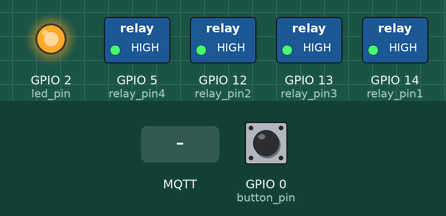
Bench run of a sketch on a simulated ESP8266 (NodeMCU). Shown: switched loads named in the sketch (green lamp = pin HIGH), output pins drawn as LEDs (lit = HIGH). The test bench sets the inputs (shaded band); at power-on: GPIO 0 (button_pin) HIGH. WiFi joins after 1.5 s; servers stay silent unless stated; no MQTT or app messages arrive unless stated; what the sketch prints to the serial monitor is not drawn.

Above: at 4.7 s.
4.8 s: GPIO 0 (button_pin) pulled LOW for 0.15 s
At 5.3 s:
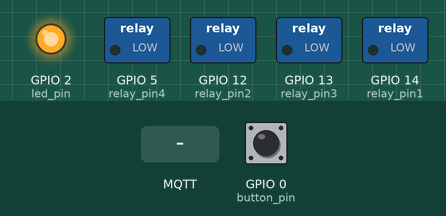
6.4 s: MQTT message "0" arrives on the first subscribed topic
At 7.1 s:
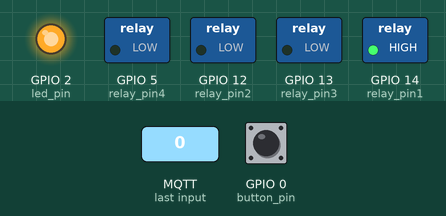
7.9 s: MQTT message "0" arrives on the second subscribed topic
At 8.2 s:
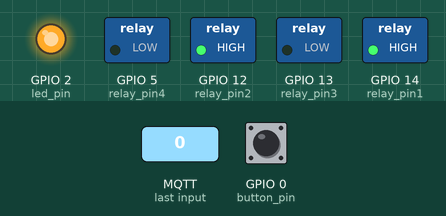
9.4 s: MQTT message "1" arrives on the first subscribed topic
At 10.6 s:
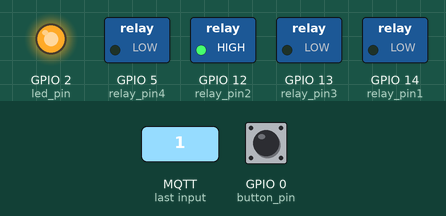
10.9 s: MQTT message "0" arrives on the third subscribed topic
At 11.7 s:
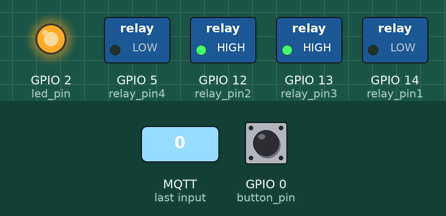
12.4 s: MQTT message "1" arrives on the second subscribed topic
At 12.8 s:
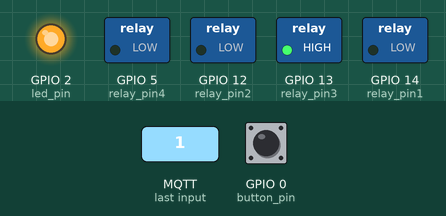
Timing chart, 0 to 14.9 s (numbered marks = the images above; inputs shaded):
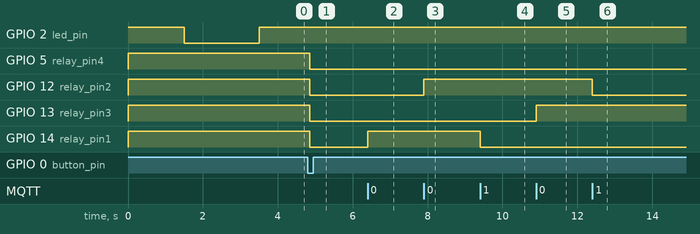

The sketch:

_4_fach_Switch_V6.ino
```cpp
/*Based on: http://www.esp8266.com/viewtopic.php?f=29&t=8746
  Controll two 12 Volt outputs and one 14 Volt input for 2 garden lights and power supply input
  Measures Battery voltage

  It connects to an MQTT server then:
  - on 0 switches off relays
  - on 1 switches on relays

  - sends 0 on off relays
  - sends 1 on on relays

Board: NodeMCU Lolin
Settings:NodeMCU 1.0 (ESP-12E Module
4M (3M SPIFFS)
80 MHz
v2 lower memory
Upload speed: 115200

Relay:
4 Relay Module

Wiring:
D3 (GPIO0): To output toggle button, pressing button will connect D3 to ground

D5 (GPIO(14):to input 1 of relay board, connected to 3V via 3.3k pull-up resistor
D6 (GPIO(12):to input 2 of relay board, connected to 3V via 3.3k pull-up resistor
D7 (GPIO(13):to input 3 of relay board, connected to 3V via 3.3k pull-up resistor
D1 (GPIO(5): to input 4 of relay board, connected to 3V via 3.3k pull-up resistor

VU: to VCC of relais board
G: to GND of relais board
470µF between GND and Vin
47µf between GND an 3V

Outputs on HIGH means LED's and relays off

*/

#include <ESP8266WiFi.h>
#include <PubSubClient.h>
#include <Bounce2.h>
#include <WiFiClient.h>
#include <WiFiManager.h>
#include <ESP8266HTTPUpdateServer.h>
#include <ESP8266mDNS.h>

//MQTT
const char* mqtt_server = "watchdog.fritz.box";
WiFiClient espClient;
PubSubClient client(espClient);
// WebUpdater
ESP8266WebServer httpServer(80);
ESP8266HTTPUpdateServer httpUpdater;

const char* outrelay4 = "switch/garden/fountain/state";
const char* inrelay4 = "switch/garden/fountain/set";
const char* outrelay3 = "switch/garden/floodlight/state";
const char* inrelay3 = "switch/garden/floodlight/set";
const char* outrelay2 = "switch/garden/center_wall/state";
const char* inrelay2 = "switch/garden/center_wall/set";
const char* outrelay1 = "switch/garden/garage_slope/state";
const char* inrelay1 = "switch/garden/garage_slope/set";

//Use of D1 =GPIO(5) for relais output1
int relay_pin4 = 5;
//Use of D5 =GPIO(14) for relais output2
int relay_pin1 = 14;
//Use of D6 =GPIO(12) for relais output3
int relay_pin2 = 12;
//Use of D7 =GPIO(13) for relais output4
int relay_pin3 = 13;


//Use of D3 = GPIO(0) for button
int button_pin = 0;

//Use of D4 =GPIO(2) for internal LED
int led_pin = 2;
bool relayState = HIGH;

// Instantiate a Bounce object :
Bounce debouncer = Bounce();

const char* host = "4xSwitch";


void setup() {
  pinMode(relay_pin1, OUTPUT);     // Initialize the relay pin1 as an output
  pinMode(relay_pin2, OUTPUT);     // Initialize the relay pin2 as an output
  pinMode(relay_pin3, OUTPUT);     // Initialize the relay pin3 as an output
  pinMode(relay_pin4, OUTPUT);     // Initialize the relay pin4 as an output


  pinMode(button_pin, INPUT_PULLUP);     // Initialize the button pin as input
  pinMode(led_pin, OUTPUT);
  digitalWrite(led_pin, HIGH);    // start with on-board LED off

  // start with relay state HIGH (LED's and relay off)
  digitalWrite(relay_pin1, relayState);
  digitalWrite(relay_pin2, relayState);
  digitalWrite(relay_pin3, relayState);
  digitalWrite(relay_pin4, relayState);


  debouncer.attach(button_pin);   // Use the bounce2 library to debounce the built in button
  debouncer.interval(50);         // Input must be low for 50 ms

  Serial.begin(115200);

  WiFiManager wifiManager;
  wifiManager.autoConnect("MQTT");
  client.setServer(mqtt_server, 1883);
  client.setCallback(callback);

  //WebUpdater
  MDNS.begin(host);

  httpUpdater.setup(&httpServer);
  httpServer.begin();

  MDNS.addService("http", "tcp", 80);


  digitalWrite(led_pin, LOW);          // Blink to indicate setup completed
  delay(2000);
  digitalWrite(led_pin, HIGH);

  Serial.println("Setup done");
}


void loop() {

  if (!client.connected()) {
    reconnect();
  }
  client.loop();
  extButton();
  //WebUpdater
  httpServer.handleClient();
  unsigned long uptime = millis();
  static unsigned long last_loop;
  unsigned long diff = uptime - last_loop;

  if (diff < 5000) return;
  last_loop = uptime;
}


void callback(char* topic, byte* payload, unsigned int length) {

  if (strcmp(topic, inrelay1) == 0) {
    for (int i = 0; i < length; i++) {
      Serial.print((char)payload[i]);
    }
    // Switch off the Relay1 if "0" was received as first character
    if ((char)payload[0] == '0') {
      digitalWrite(relay_pin1, HIGH);
      client.publish(outrelay1, "0");


      // Switch on the Relay1 if "1" was received as first character
    } else if ((char)payload[0] == '1') {
      digitalWrite(relay_pin1, LOW);
      client.publish(outrelay1, "1");

    }
  }

  if (strcmp(topic, inrelay2) == 0) {
    for (int i = 0; i < length; i++) {
      Serial.print((char)payload[i]);
    }
    // Switch off the Relay2 if "0" was received as first character
    if ((char)payload[0] == '0') {
      digitalWrite(relay_pin2, HIGH);
      client.publish(outrelay2, "0");


      // Switch on the Relay2 if "1" was received as first character
    } else if ((char)payload[0] == '1') {
      digitalWrite(relay_pin2, LOW);
      client.publish(outrelay2, "1");

    }
  }

  if (strcmp(topic, inrelay3) == 0) {
    for (int i = 0; i < length; i++) {
      Serial.print((char)payload[i]);
    }
    // Switch off the Relay3 if "0" was received as first character
    if ((char)payload[0] == '0') {
      digitalWrite(relay_pin3, HIGH);
      client.publish(outrelay3, "0");


      // Switch on the Relay3 if "1" was received as first character
    } else if ((char)payload[0] == '1') {
      digitalWrite(relay_pin3, LOW);
      client.publish(outrelay3, "1");

    }
  }

  if (strcmp(topic, inrelay4) == 0) {
    for (int i = 0; i < length; i++) {
      Serial.print((char)payload[i]);
    }
    // Switch off the Relay4 if "0" was received as first character
    if ((char)payload[0] == '0') {
      digitalWrite(relay_pin4, HIGH);
      client.publish(outrelay4, "0");


      // Switch on the Relay4 if "1" was received as first character
    } else if ((char)payload[0] == '1') {
      digitalWrite(relay_pin4, LOW);
      client.publish(outrelay4, "1");

    }
  }
}


void reconnect() {
  // Loop until we're reconnected
  while (!client.connected()) {
    Serial.print("Attempting MQTT connection...");
    // Attempt to connect
    if (client.connect(host)) {
      Serial.println("connected");
      client.subscribe(inrelay1);
      client.subscribe(inrelay2);
      client.subscribe(inrelay3);
      client.subscribe(inrelay4);
    }   else {
      Serial.print("failed, rc=");
      Serial.print(client.state());
      Serial.println(" try again in 5 seconds");
      delay(5000);
    }
  }
}


void extButton() {
  debouncer.update();

  // Call code if Bounce fell (transition from HIGH to LOW) :
  if ( debouncer.fell() ) {
    Serial.println("Debouncer fell");
    // Toggle relay state :
    relayState = !relayState;
    digitalWrite(relay_pin1, relayState);
    digitalWrite(relay_pin2, relayState);
    digitalWrite(relay_pin3, relayState);
    digitalWrite(relay_pin4, relayState);


    if (relayState == 0) {
      Serial.println("relay_pins -> HIGH");
      client.publish(outrelay1, "1");
      client.publish(outrelay2, "1");
      client.publish(outrelay3, "1");
      client.publish(outrelay4, "1");
    }
    else if (relayState == 1) {
      Serial.println("relay_pins -> LOW");
      client.publish(outrelay1, "0");
      client.publish(outrelay2, "0");
      client.publish(outrelay3, "0");
      client.publish(outrelay4, "0");
    }
  }
}
```

Measured:
- after the input at 4.8 s, GPIO 5 (relay_pin4), GPIO 12 (relay_pin2), GPIO 13 (relay_pin3), GPIO 14 (relay_pin1): HIGH → LOW after 0.05 s
- after the input at 6.4 s, GPIO 14 (relay_pin1): LOW → HIGH at once
- after the input at 7.9 s, GPIO 12 (relay_pin2): LOW → HIGH at once
- after the input at 9.4 s, GPIO 14 (relay_pin1): HIGH → LOW at once
- after the input at 10.9 s, GPIO 13 (relay_pin3): LOW → HIGH at once
- after the input at 12.4 s, GPIO 12 (relay_pin2): HIGH → LOW at once
